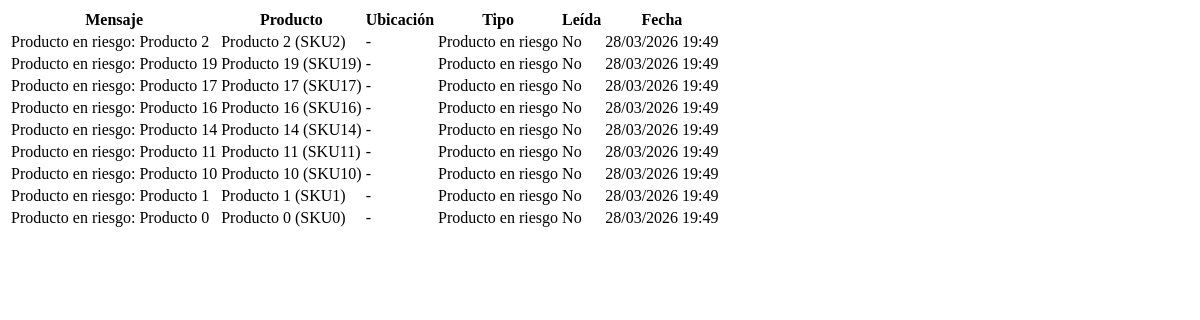
/notificaciones-recientes/, run on an earlier commit of the app's database.
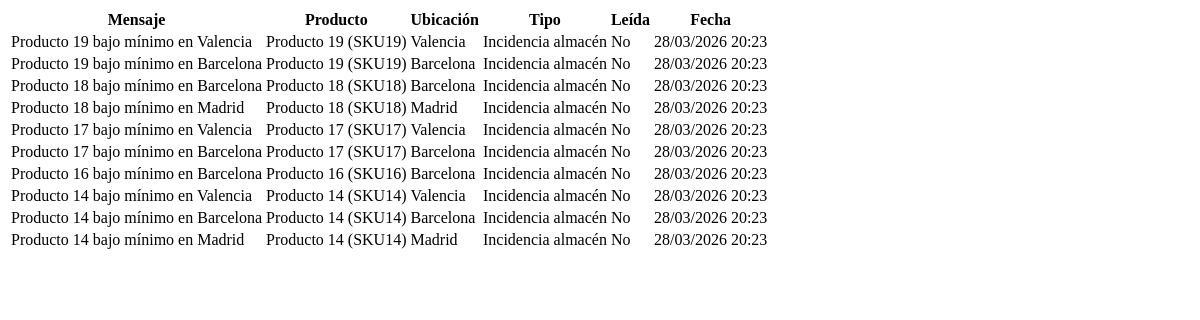
And on a later commit of the database.
### notifications/models.py (models this page shows, shortened)
class Notification(models.Model):
    TYPE_CHOICES = [
        ("movement", "Movimiento"),
        ("stock_item_low", "Incidencia almacén"),
        ("product_risk", "Producto en riesgo"),
        ("order", "Pedido"),
        ("alert", "Alerta"),
        ("info", "Información"),
    ]
    PRIORITY_CHOICES = [
        ("critical", "Crítica"),
        ("warning", "Advertencia"),
        ("info", "Info"),
    ]
    product = models.ForeignKey(
        Product,
        on_delete=models.CASCADE,
        related_name="notifications",
        null=True,
        blank=True,
    )
    location = models.ForeignKey(
        Location,
        on_delete=models.CASCADE,
        null=True,
        blank=True,
        related_name="notifications",
    )
    type = models.CharField(
        max_length=30,
        choices=TYPE_CHOICES,
        default="info"
    )
    priority = models.CharField(
        max_length=20,
        choices=PRIORITY_CHOICES,
        default="info"
    )
    message = models.CharField(max_length=255)
    created_at = models.DateTimeField(auto_now_add=True)
    seen = models.BooleanField(default=False)
    class Meta:
        ordering = ["-created_at"]

### products/models.py (models this page shows, shortened)
class Product(models.Model):
    name = models.CharField(max_length=150, db_index=True)
    sku = models.CharField(max_length=50, unique=True, db_index=True)
    category = models.ForeignKey(
        Category,
        on_delete=models.SET_NULL,
        null=True,
        related_name='products'
    )
    supplier = models.ForeignKey(
        Supplier,
        on_delete=models.SET_NULL,
        null=True,
        blank=True,
        related_name='products'
    )
    stock = models.IntegerField(default=0)
    min_stock = models.IntegerField(default=0)
    cost_price = models.DecimalField(max_digits=10, decimal_places=2, default=0)
    sale_price = models.DecimalField(max_digits=10, decimal_places=2, default=0)
    image = models.ImageField(upload_to=product_image_path, blank=True, null=True)
    last_low_stock_alert = models.DateTimeField(null=True, blank=True)
    created_at = models.DateTimeField(auto_now_add=True)
    updated_at = models.DateTimeField(auto_now=True)
    class Meta:
        ordering = ['name']
        verbose_name = "Product"
        verbose_name_plural = "Products"
    def __str__(self):
        return f"{self.name} ({self.sku})"

### inventory/models/locations.py (models this page shows)
class Location(models.Model):
    name = models.CharField(max_length=150, unique=True)
    address = models.TextField(blank=True)
    is_active = models.BooleanField(default=True)
    class Meta:
        ordering = ["name"]
        verbose_name = "Location"
        verbose_name_plural = "Locations"
    def __str__(self):
        return self.name

### dashboard/views/notifications.py (the view)
# urls.py: path("notificaciones-recientes/", dashboard_notifications_recent, name="dashboard_notifications_recent"),
def dashboard_notifications_recent(request):
    notifications = get_recent_notifications()
    return render(
        request,
        "dashboard/partials/notifications_recent.html",
        {"notifications": notifications},
    )

### dashboard/services/notifications.py (called while the page is built)
def get_recent_notifications(limit=10):
    return (
        Notification.objects
        .select_related("product", "location")
        .order_by("-created_at")[:limit]
    )

### notifications/context_processors.py (called while the page is built)
def notifications_unread(request):
    return {
        "notifications_unread": Notification.objects.filter(seen=False).count()
    }

### dashboard/templates/dashboard/partials/notifications_recent.html
<table class="table table-striped">
    <thead class="table-primary">
        <tr>
            <th>Mensaje</th>
            <th>Producto</th>
            <th>Ubicación</th>
            <th>Tipo</th>
            <th>Leída</th>
            <th>Fecha</th>
        </tr>
    </thead>
    <tbody>
        {% for n in notifications %}
        <tr>
            <td>{{ n.message }}</td>
            <td>{{ n.product|default:"-" }}</td>
            <td>{{ n.location|default:"-" }}</td>
            <td>{{ n.get_type_display }}</td>
            <td>{{ n.seen|yesno:"Sí,No" }}</td>
            <td>{{ n.created_at|date:"d/m/Y H:i" }}</td>
        </tr>
        {% empty %}
        <tr>
            <td colspan="6" class="text-center">No hay notificaciones recientes.</td>
        </tr>
        {% endfor %}
    </tbody>
</table>

What changed in the data, as far as the page shows it:
no longer on this page (row unchanged): Notification: message "Producto en riesgo: Producto 2", product "Producto 2 (SKU2)", location "-", type "Producto en riesgo", seen "No", created_at "28/03/2026 19:49"
no longer on this page (row unchanged): Notification: message "Producto en riesgo: Producto 19", product "Producto 19 (SKU19)", location "-", type "Producto en riesgo", seen "No", created_at "28/03/2026 19:49"
no longer on this page (row unchanged): Notification: message "Producto en riesgo: Producto 17", product "Producto 17 (SKU17)", location "-", type "Producto en riesgo", seen "No", created_at "28/03/2026 19:49"
no longer on this page (row unchanged): Notification: message "Producto en riesgo: Producto 16", product "Producto 16 (SKU16)", location "-", type "Producto en riesgo", seen "No", created_at "28/03/2026 19:49"
no longer on this page (row unchanged): Notification: message "Producto en riesgo: Producto 14", product "Producto 14 (SKU14)", location "-", type "Producto en riesgo", seen "No", created_at "28/03/2026 19:49"
no longer on this page (row unchanged): Notification: message "Producto en riesgo: Producto 11", product "Producto 11 (SKU11)", location "-", type "Producto en riesgo", seen "No", created_at "28/03/2026 19:49"
no longer on this page (row unchanged): Notification: message "Producto en riesgo: Producto 10", product "Producto 10 (SKU10)", location "-", type "Producto en riesgo", seen "No", created_at "28/03/2026 19:49"
no longer on this page (row unchanged): Notification: message "Producto en riesgo: Producto 1", product "Producto 1 (SKU1)", location "-", type "Producto en riesgo", seen "No", created_at "28/03/2026 19:49"
no longer on this page (row unchanged): Notification: message "Producto en riesgo: Producto 0", product "Producto 0 (SKU0)", location "-", type "Producto en riesgo", seen "No", created_at "28/03/2026 19:49"
added Notification: message "Producto 19 bajo mínimo en Valencia", product "Producto 19 (SKU19)", location "Valencia", type "Incidencia almacén", seen "No", created_at "28/03/2026 20:23"
added Notification: message "Producto 19 bajo mínimo en Barcelona", product "Producto 19 (SKU19)", location "Barcelona", type "Incidencia almacén", seen "No", created_at "28/03/2026 20:23"
added Notification: message "Producto 18 bajo mínimo en Barcelona", product "Producto 18 (SKU18)", location "Barcelona", type "Incidencia almacén", seen "No", created_at "28/03/2026 20:23"
added Notification: message "Producto 18 bajo mínimo en Madrid", product "Producto 18 (SKU18)", location "Madrid", type "Incidencia almacén", seen "No", created_at "28/03/2026 20:23"
added Notification: message "Producto 17 bajo mínimo en Valencia", product "Producto 17 (SKU17)", location "Valencia", type "Incidencia almacén", seen "No", created_at "28/03/2026 20:23"
added Notification: message "Producto 17 bajo mínimo en Barcelona", product "Producto 17 (SKU17)", location "Barcelona", type "Incidencia almacén", seen "No", created_at "28/03/2026 20:23"
added Notification: message "Producto 16 bajo mínimo en Barcelona", product "Producto 16 (SKU16)", location "Barcelona", type "Incidencia almacén", seen "No", created_at "28/03/2026 20:23"
added Notification: message "Producto 14 bajo mínimo en Valencia", product "Producto 14 (SKU14)", location "Valencia", type "Incidencia almacén", seen "No", created_at "28/03/2026 20:23"
added Notification: message "Producto 14 bajo mínimo en Barcelona", product "Producto 14 (SKU14)", location "Barcelona", type "Incidencia almacén", seen "No", created_at "28/03/2026 20:23"
added Notification: message "Producto 14 bajo mínimo en Madrid", product "Producto 14 (SKU14)", location "Madrid", type "Incidencia almacén", seen "No", created_at "28/03/2026 20:23"
